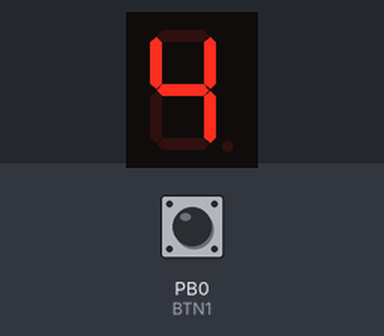
This program was run on a simulated ATmega328P, built with avr-gcc and emulated at 1 MHz. Parts: 1-digit seven-segment display. Wiring (inferred from the names in the program): 1-digit 7-segment display, segments lit when HIGH: segments PD0, PD1, PD2, PD3, PD4, PD5, PD6. The inputs (shaded band) are chosen by the test bench; at power-on: PB0 (BTN1) HIGH. The segment pins are drawn as the display they are named for.

Above: at 2.3 s.
2.4 s: PB0 (BTN1) pulled LOW for 3.2 s
At 8.6 s:
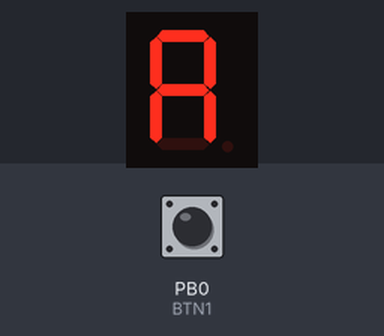
8.7 s: PB0 (BTN1) pulled LOW for 0.65 s
At 10.4 s:
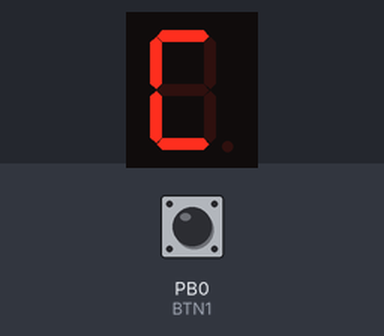
12.4 s: PB0 (BTN1) pulled LOW for 1 s
At 16.9 s:
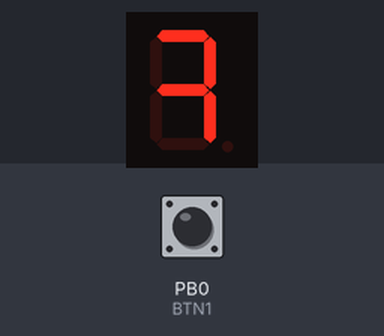
Timing chart, 0 to 18.4 s (numbered marks = the images above; inputs shaded):
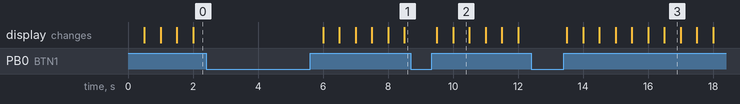

Measured:
- what the display in image 2 shows lasts 0.5 s, from 10.0 s to 10.5 s

The program:

main.c
```c
/****************************************************
 * LLENAR ESTE ESPACIO CON LOS SIGUIENTES DATOS:    *
 * Nombre: Verónica Yazmín Gómez Cruz               *
 *         Nahaliel Gamaliel Rios Martinez          *
 * Hora clase: N1-N2                                *
 * Día: M                                           *
 * N° de lista: 17, 18                              *
 * N° de Equipo: 7                                  *
 * Dispositivo: ATMEGA328P                          *
 * Rev: 1.0                                         *
 * Propósito de la actividad:                       *
 * Hacer un contador hexadecimal (0 a F) automático *
 * con una velocidad de 0.5 segundos, agregar un    *
 * switch de pausa que al presionarlo detenga       *
 * conteo y se muestre el número donde se quedó y   *
 * al soltarlo el conteo continúe.                  *
 *                                Fecha: 15.04.2021 *
 ***************************************************/
/*atmega328P PIN - OUT*/
/*       PIN - OUT
         atmega328P
          -------
    PC6  |1     28| PC5
    PD0  |2     27| PC4
    PD1  |3     26| PC3
    PD2  |4     25| PC2
    PD3  |5     24| PC1
    PD4  |6     23| PC0
    VCC  |7     22| GND
    GND  |8     21| AREF
    PB6  |9     20| AVCC
    PB7  |10    19| PB5
    PD5  |11    18| PB4
    PD6  |12    17| PB3
    PD7  |13    16| PB2
    PB0  |14    15| PB1
          --------
*/
/*atmega328P PIN FUNCTIONS*/
 /*
 atmega328P PIN FUNCTIONS
 pin   function              name    pin     function              name
 1     !RESET/PCINT14        PC6     15      PCINT1/OC1A           PB1
 2     RxD/PCINT16           PD0     16      PCINT2/OC1B/SS        PB2
 3     TxD/PCINT17           PD1     17      PCINT3/OC2A/MOSI      PB3
 4     INT0/PCINT18          PD2     18      PCINT4/MISO           PB4
 5     INT1/PCINT19/OC2B     PD3     19      PCINT5/SCK            PB5
 6     PCINT20               PD4     20      ANALOG VCC            AVCC
 7     +5v                   VCC     21      ANALOG REFERENCE      AREF
 8     GND                   GND     22      GND                   GND
 9     XTAL1/PCINT6          PB6     23      PCINT8/ADC0           PC0
 10    XTAL2/PCINT7          PB7     24      PCINT9/ADC1           PC1
 11    PCINT21/OC0B          PD5     25      PCINT10/ADC2          PC2
 12    PCINT22/OC0A/AIN0     PD6     26      PCINT11/ADC3          PC3
 13    PCINT23/AIN1          PD7     27      PCINT12/ADC4/SDA      PC4
 14    PCINT0/AIN1           PB0     28      PCINT13/ADC5/SCL      PC5
 */
/*******************Bibliotecas****************************/
#include <avr/io.h>//se incluyen las Bibliotecas de E/S del AVR atmega328P
#include <util/delay.h> //Biblioteca para usar _delay_ms

/*****************Macros y constantes**********************/
#define F_CPU 1000000UL //1 Mhz

/*******************Variables globales*********************/
//--Espacio para declarar variables globales
#define BTN1 PINB0

#define a PIND0
#define b PIND1
#define c PIND2
#define d PIND3
#define e PIND4
#define f PIND5
#define g PIND6

uint8_t numeros[16] = {
	//gfedcba
	0b0111111, //0
	0b0000110, //1
	0b1011011, //2
	0b1001111, //3
	0b1100110, //4
	0b1101101, //5
	0b1111101, //6
	0b1000111, //7
	0b1111111, //8
	0b1100111, //9
	0b1110111, //A
	0b1111100, //b
	0b0111001, //C
	0b1011110, //d
	0b1111001, //E
	0b1110001, //F
};


/***********************Funciones**************************/
//--Espacio para Establecer funciones
/*********************Declaración de Funciones*************/
//--Espacio para declarar funciones
void initialize_ports(void);
/*******************Programa principal*********************/
int main(void)
{
//--Inicialización
    initialize_ports(); // va hacía la inicialización de puertos
	uint8_t i = 0;
	uint8_t type = 0;

//--Ejecución
    while (1) //loop infinito
    {

		PORTD = numeros[i];
		_delay_ms(500);

		if (bit_is_set(PINB,BTN1) ){
			if (i < 15) {
				i++;
			}else{
				i = 0;
			}
		}


    } // END loop infinito

} // END MAIN
/*******************Definición de funciones*****************/
//**********************************************************
//Descripcion de lo que hace la funcion:                   *
//initialize_ports : inicializa los puertos de entrada o   *
//salida                                                   *
//**********************************************************
void initialize_ports(void)
{
    //--Entradas
    // Declaramos puerto de entrada para boton
    DDRB  &= ~_BV(BTN1);
    PORTB |= _BV(BTN1); //Activamos PULL UP

    //--Salidas
	DDRD |=_BV(a);
	DDRD |=_BV(b);
	DDRD |=_BV(c);
	DDRD |=_BV(d);
	DDRD |=_BV(e);
	DDRD |=_BV(f);
	DDRD |=_BV(g);

	PORTD = 0x00; //-Por seguridad iniciamos en 0

}
```
